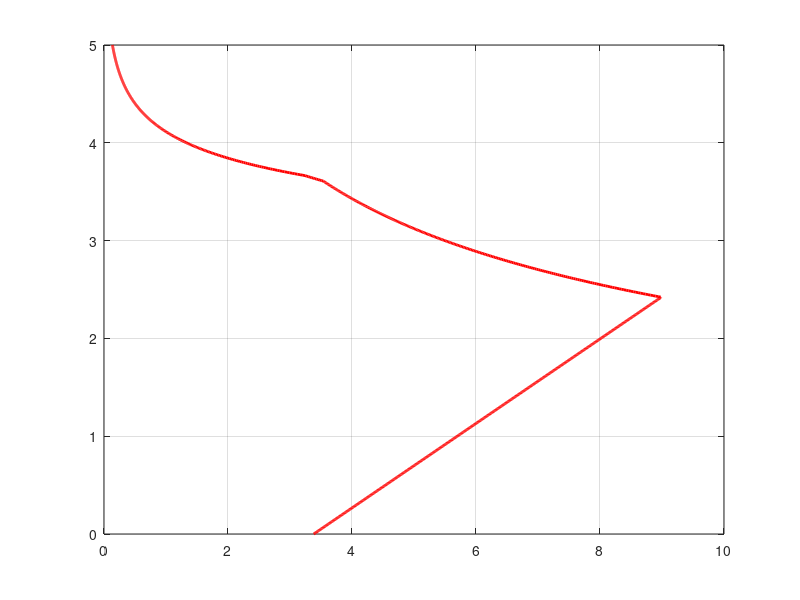

MATLAB code for this plot: (Note: this script raises an error after producing the figure.)
function [Depth, S] = DombardMcKinnon2006
%%% This function will compute a failure envelope for Europa, following Dombard &
%%% McKinnon (2006) and reproducing figure 2 in that paper.

%%% Some constants from Dombard & McKinnon.
D = 5;                                                      % shell thickness [km]
g = 1.31;                                                   % Europa gravity [m / s^2]
R = 8.314;                                                  % gas constant [J / (mol K]
rho_ice = 950;                                              % ice density [kg/m^3]
% Tc = 273.15;                                                % water melt temp 1 atm [K]

%%% Depth [km].
Depth = linspace(0, D, 1000)';

%%% Temperature profile.
T_s = 80;                                                   % Surface temperature [K]
dTdz = 18;                                                  % thermal gradient [K/km]
TempK = T_s + dTdz*Depth;                                   % [K]
% TempC = TempK - Tc;                                         % [C]

%%% Lithostatic stress [MPa]
sigma_L = 1e-3*g*rho_ice*Depth;

%%% Friction failure in terms of principal stresses, assuming that sigma_3 is equal to the
%%% lithostatic stress. This also assumes that failure surfaces are on optimally oriented
%%% planes. I.E. planes at an angle phi = atan(mu) measured from sigma_3 in the direction.
%%% of sigma_1. So the orientation of the failures surfaces are determined by the
%%% friction coefficient.
mu_0 = 0.55;                                                % eq (1a) in Dombard & McKinnon
phi = atan(mu_0);
C = 1;                                                      % Cohesion [MPa]
sigma_1 = (2*C + (cos(phi) + mu_0.*(sin(phi) + 1)).*sigma_L)...
    ./(cos(phi) + mu_0.*(sin(phi) - 1));
Tau_F = sigma_1 - sigma_L;

%%% Ice flow laws, paramters for Regimes A, B, and C are from from Dombard & McKinnon 
%%% (2001), Table 1. These regimes represent grainsize insensitive disclocation creep 
%%% mechanisms. See Durham & Stern (2001) for references. See text in D & M (2006) in the
%%% paragraph after eq (1b). Symbols here are after Dombard & McKinnon (2001).
e = 1e-15;                                              % strain rate [1/s]

%%% Regime A, 240 - 258 K.
Q_A = 91e3;                                             % [J / mol]
n_A = 4;                                                % stress exponent
A_A = 10^11.8;                                          % [1 / (s MPa^n)]
A_A = A_A*(3^(1/2)/2)^(n_A + 1);
Tau_A = ((e/A_A)*exp(Q_A./(R*TempK))).^(1/n_A);         % [MPa]

%%% Regime B.
Q_B = 61e3;                                             % [J / mol]
n_B = 4;                                                % stress exponent
A_B = 10^5.1;                                           % [1 / (s MPa^n)]
A_B = A_B*(3^(1/2)/2)^(n_B + 1);
Tau_B = ((e/A_B)*exp(Q_B./(R*TempK))).^(1/n_B);         % [MPa]

%%% Regime C.
% Q_C = 36e3;                                             % [J / mol]
% n_C = 4.7;
% A_C = 10^(-2.8);                                        % [1 / (s MPa^n)]
Q_C = 39e3;                                             % [J / mol]
n_C = 6;                                                % stress exponent
A_C = 10^(-3.8);                                        % [1 / (s MPa^n)]
A_C = A_C*(3^(1/2)/2)^(n_C + 1);
Tau_C = ((e/A_C)*exp(Q_C./(R*TempK))).^(1/n_C);         % [MPa]

%%% Grainsize sensitive grain boundary sliding from Goldsby & Kohlstedt (2001). Here,
%%% using parameter values listed in Table in in Dombard & McKinnon (2001).
d = 1e-3;                                               % grainsize [m]
Q_G = 49e3;                                             % [J / mol]
m_G = 1.4;                                              % grainsize exponent
n_G = 1.8;                                              % stress exponent
A_G = 3.9e-3;                                           % [1 / (s m^m MPa^n)]
A_G = A_G*(3^(1/2)/2)^(n_G + 1);
Tau_G = ((e*d^m_G/A_G)*exp(Q_G./(R*TempK))).^(1/n_G);         % [MPa]

%%% Find the failure envelope.
S = [Tau_F, Tau_A, Tau_B, Tau_C, Tau_G];
S = min(S,[],2);

%%% Plot the failure envelope. Compare with dashed line for 'DRY lambda = 0'
%%% in Figure 5 in B&K.
figure;
plot(S, Depth, 'r', 'LineWidth', 2)
grid on
ax = gca;
ax.YDir = 'reverse';
ax.FontSize = 14;
ax.XLim = [0 10];
ax.YLim = [0 5];
title('Fig. 2 from Dombard & McKinnon (2006)')
xlabel('Differential Stress Magnitude (MPa)', 'FontSize', 16)
ylabel('Depth (km)', 'FontSize', 16)
